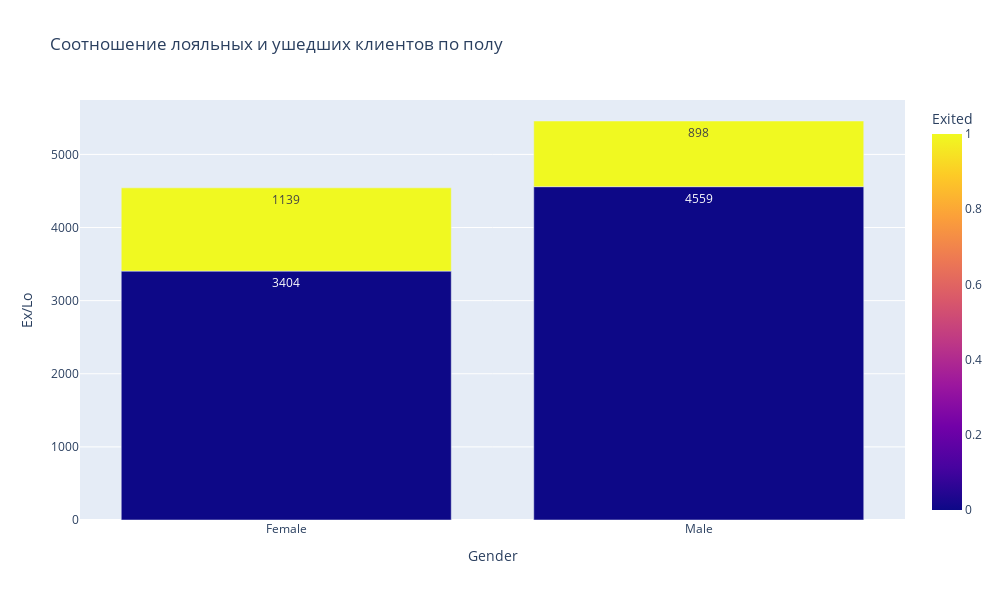

This figure's notebook cell:
### Markdown cell above
Задание 9.6

### Code cell
df_sex = churn_data.groupby(by=['Exited', 'Gender'], as_index=False).count() # подсчитаем лояльных и ушедших клиентов по полу
fig = px.bar(
    data_frame=df_sex,
    x="Gender", 
    y="Ex/Lo", 
    color='Exited', 
    text = 'Ex/Lo', 
    orientation='v', 
    height=600,
    width=1000, 
    title='Соотношение лояльных и ушедших клиентов по полу'
)
fig.show()

### Figure 1 — Plotly figure (JSON) as saved in the notebook; plotly's stock layout.template omitted (floating-point values rounded to 4 significant figures)
{"data": [{"alignmentgroup": "True", "hovertemplate": "Gender=%{x}<br>Ex/Lo=%{text}<br>Exited=%{marker.color}<extra></extra>", "legendgroup": "", "marker": {"color": [0, 0, 1, 1], "coloraxis": "coloraxis", "pattern": {"shape": ""}}, "name": "", "offsetgroup": "", "orientation": "v", "showlegend": false, "text": [3404, 4559, 1139, 898], "textposition": "auto", "type": "bar", "x": ["Female", "Male", "Female", "Male"], "xaxis": "x", "y": [3404, 4559, 1139, 898], "yaxis": "y"}], "layout": {"barmode": "relative", "coloraxis": {"colorbar": {"title": {"text": "Exited"}}, "colorscale": [[0, "#0d0887"], [0.1111, "#46039f"], [0.2222, "#7201a8"], [0.3333, "#9c179e"], [0.4444, "#bd3786"], [0.5556, "#d8576b"], [0.6667, "#ed7953"], [0.7778, "#fb9f3a"], [0.8889, "#fdca26"], [1, "#f0f921"]]}, "height": 600, "legend": {"tracegroupgap": 0}, "title": {"text": "Соотношение лояльных и ушедших клиентов по полу"}, "width": 1000, "xaxis": {"anchor": "y", "domain": [0, 1], "title": {"text": "Gender"}}, "yaxis": {"anchor": "x", "domain": [0, 1], "title": {"text": "Ex/Lo"}}}}
